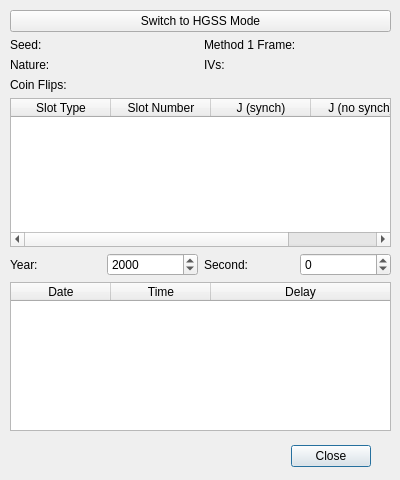
<?xml version="1.0" encoding="UTF-8"?>
<ui version="4.0">
 <class>SpreadInfo</class>
 <widget class="QDialog" name="SpreadInfo">
  <property name="geometry">
   <rect>
    <x>0</x>
    <y>0</y>
    <width>400</width>
    <height>480</height>
   </rect>
  </property>
  <property name="minimumSize">
   <size>
    <width>400</width>
    <height>480</height>
   </size>
  </property>
  <property name="windowTitle">
   <string>Spread Information</string>
  </property>
  <widget class="QDialogButtonBox" name="buttonBox">
   <property name="geometry">
    <rect>
     <x>30</x>
     <y>440</y>
     <width>341</width>
     <height>32</height>
    </rect>
   </property>
   <property name="orientation">
    <enum>Qt::Horizontal</enum>
   </property>
   <property name="standardButtons">
    <set>QDialogButtonBox::Close</set>
   </property>
  </widget>
  <widget class="QWidget" name="gridLayoutWidget">
   <property name="geometry">
    <rect>
     <x>10</x>
     <y>10</y>
     <width>381</width>
     <height>421</height>
    </rect>
   </property>
   <layout class="QGridLayout" name="gridLayout">
    <item row="0" column="0" colspan="4">
     <widget class="QPushButton" name="toggleHgss">
      <property name="text">
       <string>Switch to HGSS Mode</string>
      </property>
     </widget>
    </item>
    <item row="1" column="0" colspan="2">
     <widget class="QLabel" name="seedLabel">
      <property name="text">
       <string>Seed:</string>
      </property>
     </widget>
    </item>
    <item row="3" column="0" colspan="4">
     <widget class="QLabel" name="seedCheckLabel">
      <property name="text">
       <string>Coin Flips:</string>
      </property>
     </widget>
    </item>
    <item row="6" column="0" colspan="4">
     <widget class="QTableWidget" name="timesTable">
      <property name="editTriggers">
       <set>QAbstractItemView::NoEditTriggers</set>
      </property>
      <property name="selectionBehavior">
       <enum>QAbstractItemView::SelectRows</enum>
      </property>
      <attribute name="horizontalHeaderHighlightSections">
       <bool>false</bool>
      </attribute>
      <attribute name="horizontalHeaderStretchLastSection">
       <bool>true</bool>
      </attribute>
      <attribute name="verticalHeaderVisible">
       <bool>false</bool>
      </attribute>
      <attribute name="verticalHeaderHighlightSections">
       <bool>false</bool>
      </attribute>
      <column>
       <property name="text">
        <string>Date</string>
       </property>
      </column>
      <column>
       <property name="text">
        <string>Time</string>
       </property>
      </column>
      <column>
       <property name="text">
        <string>Delay</string>
       </property>
      </column>
     </widget>
    </item>
    <item row="4" column="0" colspan="4">
     <widget class="QTableWidget" name="encounterTable">
      <property name="editTriggers">
       <set>QAbstractItemView::NoEditTriggers</set>
      </property>
      <property name="selectionBehavior">
       <enum>QAbstractItemView::SelectRows</enum>
      </property>
      <attribute name="horizontalHeaderHighlightSections">
       <bool>false</bool>
      </attribute>
      <attribute name="horizontalHeaderStretchLastSection">
       <bool>true</bool>
      </attribute>
      <attribute name="verticalHeaderVisible">
       <bool>false</bool>
      </attribute>
      <attribute name="verticalHeaderHighlightSections">
       <bool>false</bool>
      </attribute>
      <column>
       <property name="text">
        <string>Slot Type</string>
       </property>
      </column>
      <column>
       <property name="text">
        <string>Slot Number</string>
       </property>
      </column>
      <column>
       <property name="text">
        <string>J (synch)</string>
       </property>
      </column>
      <column>
       <property name="text">
        <string>J (no synch)</string>
       </property>
      </column>
     </widget>
    </item>
    <item row="5" column="2">
     <widget class="QLabel" name="secondLabel">
      <property name="text">
       <string>Second:</string>
      </property>
     </widget>
    </item>
    <item row="5" column="0">
     <widget class="QLabel" name="yearLabel">
      <property name="text">
       <string>Year:</string>
      </property>
     </widget>
    </item>
    <item row="5" column="1">
     <widget class="QSpinBox" name="year">
      <property name="wrapping">
       <bool>true</bool>
      </property>
      <property name="minimum">
       <number>2000</number>
      </property>
      <property name="maximum">
       <number>2099</number>
      </property>
     </widget>
    </item>
    <item row="5" column="3">
     <widget class="QSpinBox" name="second">
      <property name="wrapping">
       <bool>true</bool>
      </property>
      <property name="maximum">
       <number>59</number>
      </property>
     </widget>
    </item>
    <item row="1" column="2" colspan="2">
     <widget class="QLabel" name="method1Label">
      <property name="text">
       <string>Method 1 Frame:</string>
      </property>
     </widget>
    </item>
    <item row="2" column="0" colspan="2">
     <widget class="QLabel" name="natureLabel">
      <property name="text">
       <string>Nature:</string>
      </property>
     </widget>
    </item>
    <item row="2" column="2" colspan="2">
     <widget class="QLabel" name="ivLabel">
      <property name="text">
       <string>IVs:</string>
      </property>
     </widget>
    </item>
   </layout>
  </widget>
 </widget>
 <resources/>
 <connections>
  <connection>
   <sender>buttonBox</sender>
   <signal>accepted()</signal>
   <receiver>SpreadInfo</receiver>
   <slot>accept()</slot>
   <hints>
    <hint type="sourcelabel">
     <x>248</x>
     <y>254</y>
    </hint>
    <hint type="destinationlabel">
     <x>157</x>
     <y>274</y>
    </hint>
   </hints>
  </connection>
  <connection>
   <sender>buttonBox</sender>
   <signal>rejected()</signal>
   <receiver>SpreadInfo</receiver>
   <slot>reject()</slot>
   <hints>
    <hint type="sourcelabel">
     <x>316</x>
     <y>260</y>
    </hint>
    <hint type="destinationlabel">
     <x>286</x>
     <y>274</y>
    </hint>
   </hints>
  </connection>
 </connections>
</ui>
